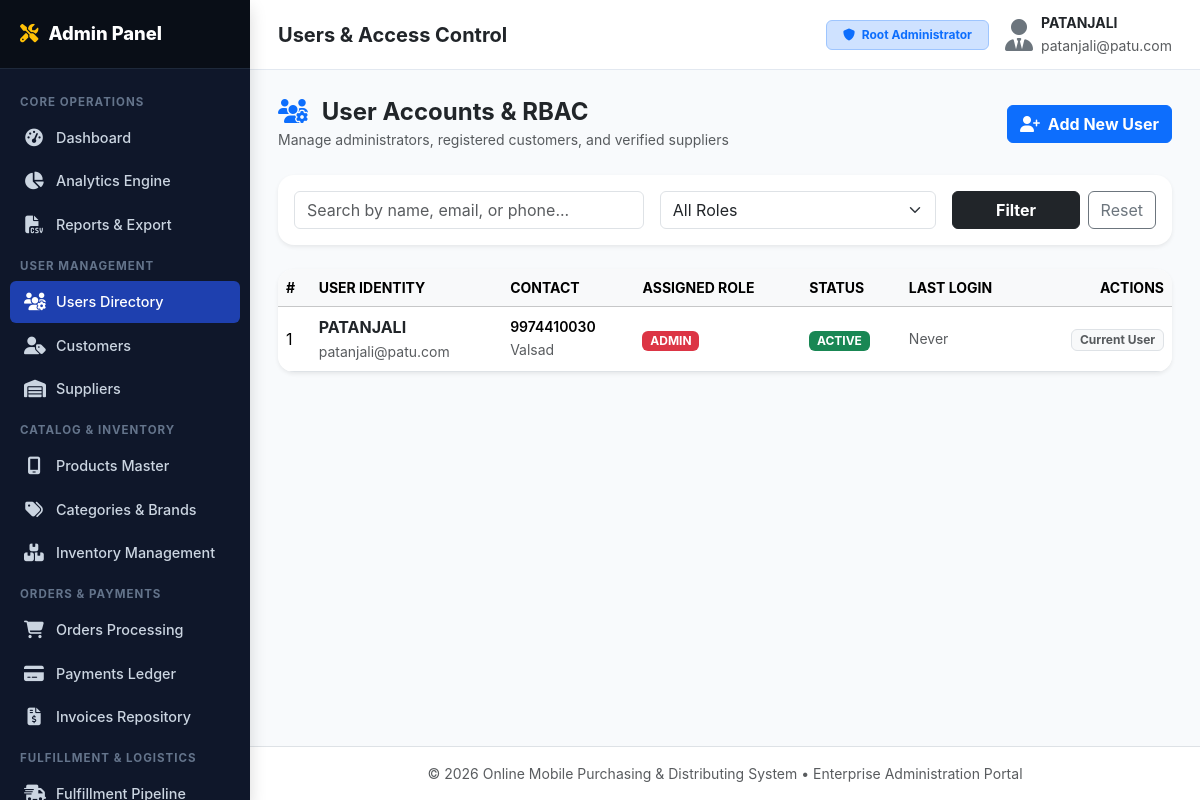
The page /admin/users.php (signed in) on the database its author committed.
### tables this page shows
CREATE TABLE `users` (
  `user_id` INT AUTO_INCREMENT PRIMARY KEY,
  `name` VARCHAR(100) NOT NULL,
  `email` VARCHAR(150) NOT NULL UNIQUE,
  `phone` VARCHAR(20) NOT NULL,
  `password_hash` VARCHAR(255) NOT NULL,
  `role` ENUM('ADMIN', 'CUSTOMER', 'SUPPLIER') NOT NULL DEFAULT 'CUSTOMER',
  `status` ENUM('ACTIVE', 'INACTIVE', 'SUSPENDED') NOT NULL DEFAULT 'ACTIVE',
  `address` TEXT NULL,
  `city` VARCHAR(100) NULL,
  `state` VARCHAR(100) NULL,
  `pincode` VARCHAR(20) NULL,
  `created_at` DATETIME DEFAULT CURRENT_TIMESTAMP,
  `updated_at` DATETIME DEFAULT CURRENT_TIMESTAMP ON UPDATE CURRENT_TIMESTAMP,
  `last_login` DATETIME NULL,
  INDEX `idx_users_role` (`role`),
  INDEX `idx_users_status` (`status`)
);

### includes/auth.php (called while the page is built, shortened)
<?php
function is_logged_in() {
    return !empty($_SESSION['user_id']) && !empty($_SESSION['user_role']);
}
function current_user() {
    return [
        'id'    => $_SESSION['user_id'],
        'name'  => $_SESSION['user_name'] ?? '',
        'email' => $_SESSION['user_email'] ?? '',
        'role'  => $_SESSION['user_role'] ?? '',
        'supplier_id' => $_SESSION['supplier_id'] ?? null
    ];
}

### admin/users.php (the view, shortened to what this page needs)
<?php
require_once __DIR__ . '/header.php';
$db = get_db_connection();
$search = trim($_GET['q'] ?? '');
$where = ["1=1"];
$params = [];
$sql = "SELECT * FROM users WHERE " . implode(" AND ", $where) . " ORDER BY user_id DESC";
$stmt = $db->prepare($sql);
$stmt->execute($params);
$usersList = $stmt->fetchAll();
?>
<div class="d-flex align-items-center justify-content-between mb-4">
    <div>
        <h4 class="fw-bold mb-0 text-dark"><i class="fa-solid fa-users-gear text-primary me-2"></i> User Accounts &amp; RBAC</h4>
        <small class="text-muted">Manage administrators, registered customers, and verified suppliers</small>
    </div>
    <button type="button" class="btn btn-primary fw-bold" data-bs-toggle="modal" data-bs-target="#addUserModal">
        <i class="fa-solid fa-user-plus me-1"></i> Add New User
    </button>
</div>
<div class="card border-0 shadow-sm rounded-4 p-3 bg-white mb-4">
    <form method="GET" class="row g-3 align-items-center">
        <div class="col-md-5">
            <input type="text" name="q" class="form-control" placeholder="Search by name, email, or phone..." value="<?= htmlspecialchars($search) ?>">
        </div>
        <div class="col-md-4">
            <select name="role" class="form-select">
                <option value="">All Roles</option>
            </select>
        </div>
        <div class="col-md-3 d-flex gap-2">
            <button type="submit" class="btn btn-dark w-100 fw-bold">Filter</button>
            <a href="users.php" class="btn btn-outline-secondary">Reset</a>
        </div>
    </form>
</div>
<div class="card border-0 shadow-sm rounded-4 overflow-hidden bg-white">
    <div class="card-body p-0">
        <div class="table-responsive">
            <table class="table table-hover align-middle mb-0">
                <thead class="table-light small text-uppercase">
                    <tr>
                        <th>#</th>
                        <th>User Identity</th>
                        <th>Contact</th>
                        <th>Assigned Role</th>
                        <th>Status</th>
                        <th>Last Login</th>
                        <th class="text-end">Actions</th>
                    </tr>
                </thead>
                <tbody>
                    <?php foreach ($usersList as $u): ?>
                        <tr>
                            <td><?= $u['user_id'] ?></td>
                            <td>
                                <div class="fw-bold text-dark"><?= htmlspecialchars($u['name']) ?></div>
                                <small class="text-muted"><?= htmlspecialchars($u['email']) ?></small>
                            </td>
                            <td>
                                <div class="small fw-semibold"><?= htmlspecialchars($u['phone']) ?></div>
                                <small class="text-muted"><?= htmlspecialchars($u['city'] ?? '') ?></small>
                            </td>
                            <td>
                                <span class="badge bg-<?= match($u['role']) { 'ADMIN' => 'danger', 'SUPPLIER' => 'warning text-dark', default => 'primary' } ?>">
                                    <?= $u['role'] ?>
                                </span>
                            </td>
                            <td>
                                <span class="badge bg-<?= $u['status'] === 'ACTIVE' ? 'success' : 'secondary' ?>">
                                    <?= $u['status'] ?>
                                </span>
                            </td>
                            <td class="small text-muted">
                                <?= $u['last_login'] ? date('d M Y, h:i A', strtotime($u['last_login'])) : 'Never' ?>
                            </td>
                            <td class="text-end">
                                <?php if ($u['user_id'] !== (int)$user['id']): ?>
                                    <div class="btn-group btn-group-sm">
                                        <button class="btn btn-outline-secondary dropdown-toggle" type="button" data-bs-toggle="dropdown">
                                            Role
                                        </button>
                                        <ul class="dropdown-menu dropdown-menu-end shadow">
                                            <li>
                                                <form method="POST">
                                                    <?= csrf_field() ?>
                                                    <input type="hidden" name="action" value="change_role">
                                                    <input type="hidden" name="user_id" value="<?= $u['user_id'] ?>">
                                                    <input type="hidden" name="new_role" value="ADMIN">
                                                    <button class="dropdown-item small text-danger" type="submit">Make Admin</button>
                                                </form>
                                            </li>
                                            <li>
                                                <form method="POST">
                                                    <?= csrf_field() ?>
                                                    <input type="hidden" name="action" value="change_role">
                                                    <input type="hidden" name="user_id" value="<?= $u['user_id'] ?>">
                                                    <input type="hidden" name="new_role" value="SUPPLIER">
                                                    <button class="dropdown-item small text-warning" type="submit">Make Supplier</button>
                                                </form>
                                            </li>
                                            <li>
                                                <form method="POST">
                                                    <?= csrf_field() ?>
                                                    <input type="hidden" name="action" value="change_role">
                                                    <input type="hidden" name="user_id" value="<?= $u['user_id'] ?>">
                                                    <input type="hidden" name="new_role" value="CUSTOMER">
                                                    <button class="dropdown-item small text-primary" type="submit">Make Customer</button>
                                                </form>
                                            </li>
                                        </ul>
                                        <form method="POST" class="d-inline">
                                            <?= csrf_field() ?>
                                            <input type="hidden" name="action" value="toggle_status">
                                            <input type="hidden" name="user_id" value="<?= $u['user_id'] ?>">
                                            <button type="submit" class="btn btn-outline-warning text-dark" title="Toggle Status">
                                                <i class="fa-solid fa-power-off"></i>
                                            </button>
                                        </form>
                                        <form method="POST" class="d-inline" onsubmit="return confirm('Permanently delete this user account?');">
                                            <?= csrf_field() ?>
                                            <input type="hidden" name="action" value="delete_user">
                                            <input type="hidden" name="user_id" value="<?= $u['user_id'] ?>">
                                            <button type="submit" class="btn btn-outline-danger" title="Delete User">
                                                <i class="fa-solid fa-trash-can"></i>
                                            </button>
                                        </form>
                                    </div>
                                <?php else: ?>
                                    <span class="badge bg-light text-muted border">Current User</span>
                                <?php endif; ?>
                            </td>
                        </tr>
                    <?php endforeach; ?>
                </tbody>
            </table>
        </div>
    </div>
</div>
<?php require_once __DIR__ . '/footer.php'; ?>

### assets/css/admin.css (style rules this page uses)
:root { --admin-sidebar-width: 250px; --admin-primary: #1e40af; --admin-accent: #3b82f6; --admin-dark: #0f172a; --admin-bg: #f8fafc; --admin-card-bg: #ffffff; }
body.admin-body { background-color: var(--admin-bg); min-height: 100vh; display: flex; }

### assets/css/custom.css (style rules this page uses)
:root { --fk-blue: #2874f0; --fk-blue-dark: #1b5cbd; --fk-yellow: #ffe500; --fk-orange: #fb641b; --fk-green: #388e3c; --fk-dark: #212121; --fk-gray: #878787; --fk-light-gray: #f1f3f6; --fk-border: #e0e0e0; --fk-card-shadow: 0 2px 8px rgba(0, 0, 0, 0.06); --fk-hover-shadow: 0 8px 24px rgba(40, 116, 240, 0.12); }
body { font-family: -apple-system, BlinkMacSystemFont, "Segoe UI", Roboto, Helvetica, Arial, sans-serif; background-color: var(--fk-light-gray); color: var(--fk-dark); min-height: 100vh; display: flex; flex-direction: column; }

### rows shown on the page
users: user_id "1", name "PATANJALI", email "patanjali@patu.com", phone "9974410030", city "Valsad", role "ADMIN", status "ACTIVE", shows "Never", shows "Current User"

### other values the page prints
$pageTitle "Users & Access Control"
$user['name'] "PATANJALI"
$user['email'] "patanjali@patu.com"
